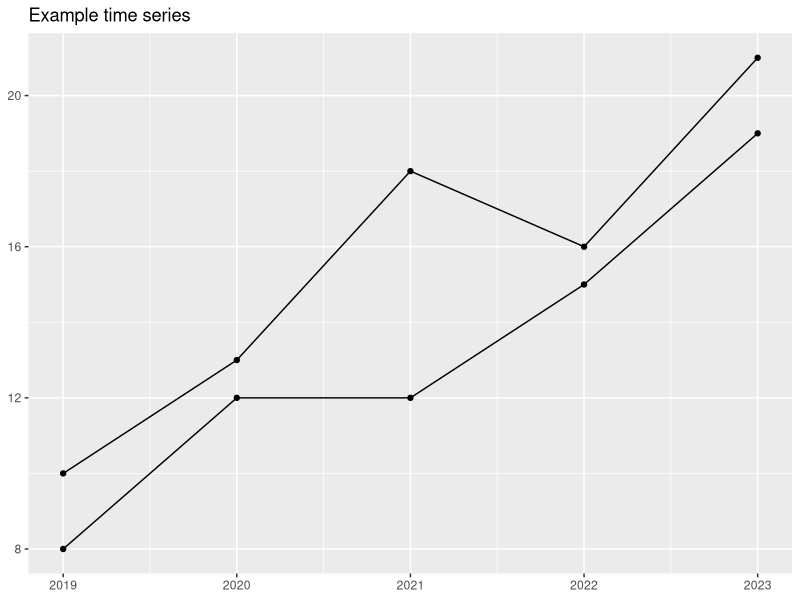

Recreate this plot in R.
## ---- chunk 1
#| echo: true
#| message: false
library(ggplot2)
library(dplyr)
library(readr)

df <- readr::read_csv("../data/example.csv")
ggplot(df, aes(year, value, group = group)) +
  geom_line() +
  geom_point() +
  labs(title = "Example time series", x = NULL, y = NULL)
